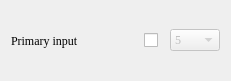
       <widget class="QWidget" name="layoutWidget">
        <property name="geometry">
         <rect>
          <x>60</x>
          <y>70</y>
          <width>231</width>
          <height>81</height>
         </rect>
        </property>
        <property name="font">
         <font>
          <family>Times New Roman</family>
         </font>
        </property>
        <layout class="QHBoxLayout" name="horizontalLayout">
         <item>
          <widget class="QLabel" name="label_3">
           <property name="minimumSize">
            <size>
             <width>0</width>
             <height>0</height>
            </size>
           </property>
           <property name="maximumSize">
            <size>
             <width>1677</width>
             <height>200</height>
            </size>
           </property>
           <property name="palette">
            <palette>
             <active>
              <colorrole role="WindowText">
               <brush brushstyle="SolidPattern">
                <color alpha="255">
                 <red>0</red>
                 <green>0</green>
                 <blue>0</blue>
                </color>
               </brush>
              </colorrole>
              <colorrole role="Button">
               <brush brushstyle="SolidPattern">
                <color alpha="255">
                 <red>255</red>
                 <green>255</green>
                 <blue>255</blue>
                </color>
               </brush>
              </colorrole>
              <colorrole role="Light">
               <brush brushstyle="SolidPattern">
                <color alpha="255">
                 <red>255</red>
                 <green>255</green>
                 <blue>255</blue>
                </color>
               </brush>
              </colorrole>
              <colorrole role="Midlight">
               <brush brushstyle="SolidPattern">
                <color alpha="255">
                 <red>255</red>
                 <green>255</green>
                 <blue>255</blue>
                </color>
               </brush>
              </colorrole>
              <colorrole role="Dark">
               <brush brushstyle="SolidPattern">
                <color alpha="255">
                 <red>127</red>
                 <green>127</green>
                 <blue>127</blue>
                </color>
               </brush>
              </colorrole>
              <colorrole role="Mid">
               <brush brushstyle="SolidPattern">
                <color alpha="255">
                 <red>170</red>
                 <green>170</green>
                 <blue>170</blue>
                </color>
               </brush>
              </colorrole>
              <colorrole role="Text">
               <brush brushstyle="SolidPattern">
                <color alpha="255">
                 <red>0</red>
                 <green>0</green>
                 <blue>0</blue>
                </color>
               </brush>
              </colorrole>
              <colorrole role="BrightText">
               <brush brushstyle="SolidPattern">
                <color alpha="255">
                 <red>255</red>
                 <green>255</green>
                 <blue>255</blue>
                </color>
               </brush>
              </colorrole>
              <colorrole role="ButtonText">
               <brush brushstyle="SolidPattern">
                <color alpha="255">
                 <red>0</red>
                 <green>0</green>
                 <blue>0</blue>
                </color>
               </brush>
              </colorrole>
              <colorrole role="Base">
               <brush brushstyle="SolidPattern">
                <color alpha="255">
                 <red>255</red>
                 <green>255</green>
                 <blue>255</blue>
                </color>
               </brush>
              </colorrole>
              <colorrole role="Window">
               <brush brushstyle="SolidPattern">
                <color alpha="255">
                 <red>255</red>
                 <green>255</green>
                 <blue>255</blue>
                </color>
               </brush>
              </colorrole>
              <colorrole role="Shadow">
               <brush brushstyle="SolidPattern">
                <color alpha="255">
                 <red>0</red>
                 <green>0</green>
                 <blue>0</blue>
                </color>
               </brush>
              </colorrole>
              <colorrole role="AlternateBase">
               <brush brushstyle="SolidPattern">
                <color alpha="255">
                 <red>255</red>
                 <green>255</green>
                 <blue>255</blue>
                </color>
               </brush>
              </colorrole>
              <colorrole role="ToolTipBase">
               <brush brushstyle="SolidPattern">
                <color alpha="255">
                 <red>255</red>
                 <green>255</green>
                 <blue>220</blue>
                </color>
               </brush>
              </colorrole>
              <colorrole role="ToolTipText">
               <brush brushstyle="SolidPattern">
                <color alpha="255">
                 <red>0</red>
                 <green>0</green>
                 <blue>0</blue>
                </color>
               </brush>
              </colorrole>
              <colorrole role="PlaceholderText">
               <brush brushstyle="NoBrush">
                <color alpha="128">
                 <red>0</red>
                 <green>0</green>
                 <blue>0</blue>
                </color>
               </brush>
              </colorrole>
             </active>
             <inactive>
              <colorrole role="WindowText">
               <brush brushstyle="SolidPattern">
                <color alpha="255">
                 <red>0</red>
                 <green>0</green>
                 <blue>0</blue>
                </color>
               </brush>
              </colorrole>
              <colorrole role="Button">
               <brush brushstyle="SolidPattern">
                <color alpha="255">
                 <red>255</red>
                 <green>255</green>
                 <blue>255</blue>
                </color>
               </brush>
              </colorrole>
              <colorrole role="Light">
               <brush brushstyle="SolidPattern">
                <color alpha="255">
                 <red>255</red>
                 <green>255</green>
                 <blue>255</blue>
                </color>
               </brush>
              </colorrole>
              <colorrole role="Midlight">
               <brush brushstyle="SolidPattern">
                <color alpha="255">
                 <red>255</red>
                 <green>255</green>
                 <blue>255</blue>
                </color>
               </brush>
              </colorrole>
              <colorrole role="Dark">
               <brush brushstyle="SolidPattern">
                <color alpha="255">
                 <red>127</red>
                 <green>127</green>
                 <blue>127</blue>
                </color>
               </brush>
              </colorrole>
              <colorrole role="Mid">
               <brush brushstyle="SolidPattern">
                <color alpha="255">
                 <red>170</red>
                 <green>170</green>
                 <blue>170</blue>
                </color>
               </brush>
              </colorrole>
              <colorrole role="Text">
               <brush brushstyle="SolidPattern">
                <color alpha="255">
                 <red>0</red>
                 <green>0</green>
                 <blue>0</blue>
                </color>
               </brush>
              </colorrole>
              <colorrole role="BrightText">
               <brush brushstyle="SolidPattern">
                <color alpha="255">
                 <red>255</red>
                 <green>255</green>
                 <blue>255</blue>
                </color>
               </brush>
              </colorrole>
              <colorrole role="ButtonText">
               <brush brushstyle="SolidPattern">
                <color alpha="255">
                 <red>0</red>
                 <green>0</green>
                 <blue>0</blue>
                </color>
               </brush>
              </colorrole>
              <colorrole role="Base">
               <brush brushstyle="SolidPattern">
                <color alpha="255">
                 <red>255</red>
                 <green>255</green>
                 <blue>255</blue>
                </color>
               </brush>
              </colorrole>
              <colorrole role="Window">
               <brush brushstyle="SolidPattern">
                <color alpha="255">
                 <red>255</red>
                 <green>255</green>
                 <blue>255</blue>
                </color>
               </brush>
              </colorrole>
              <colorrole role="Shadow">
               <brush brushstyle="SolidPattern">
                <color alpha="255">
                 <red>0</red>
                 <green>0</green>
                 <blue>0</blue>
                </color>
               </brush>
              </colorrole>
              <colorrole role="AlternateBase">
               <brush brushstyle="SolidPattern">
                <color alpha="255">
                 <red>255</red>
                 <green>255</green>
                 <blue>255</blue>
                </color>
               </brush>
              </colorrole>
              <colorrole role="ToolTipBase">
               <brush brushstyle="SolidPattern">
                <color alpha="255">
                 <red>255</red>
                 <green>255</green>
                 <blue>220</blue>
                </color>
               </brush>
              </colorrole>
              <colorrole role="ToolTipText">
               <brush brushstyle="SolidPattern">
                <color alpha="255">
                 <red>0</red>
                 <green>0</green>
                 <blue>0</blue>
                </color>
               </brush>
              </colorrole>
              <colorrole role="PlaceholderText">
               <brush brushstyle="NoBrush">
                <color alpha="128">
                 <red>0</red>
                 <green>0</green>
                 <blue>0</blue>
                </color>
               </brush>
              </colorrole>
             </inactive>
             <disabled>
              <colorrole role="WindowText">
               <brush brushstyle="SolidPattern">
                <color alpha="255">
                 <red>127</red>
                 <green>127</green>
                 <blue>127</blue>
                </color>
               </brush>
              </colorrole>
              <colorrole role="Button">
               <brush brushstyle="SolidPattern">
                <color alpha="255">
                 <red>255</red>
                 <green>255</green>
                 <blue>255</blue>
                </color>
               </brush>
              </colorrole>
              <colorrole role="Light">
               <brush brushstyle="SolidPattern">
                <color alpha="255">
                 <red>255</red>
                 <green>255</green>
                 <blue>255</blue>
                </color>
               </brush>
              </colorrole>
              <colorrole role="Midlight">
               <brush brushstyle="SolidPattern">
                <color alpha="255">
                 <red>255</red>
                 <green>255</green>
                 <blue>255</blue>
                </color>
               </brush>
              </colorrole>
              <colorrole role="Dark">
               <brush brushstyle="SolidPattern">
                <color alpha="255">
                 <red>127</red>
                 <green>127</green>
                 <blue>127</blue>
                </color>
               </brush>
              </colorrole>
              <colorrole role="Mid">
               <brush brushstyle="SolidPattern">
                <color alpha="255">
                 <red>170</red>
                 <green>170</green>
                 <blue>170</blue>
                </color>
               </brush>
              </colorrole>
              <colorrole role="Text">
               <brush brushstyle="SolidPattern">
                <color alpha="255">
                 <red>127</red>
                 <green>127</green>
                 <blue>127</blue>
                </color>
               </brush>
              </colorrole>
              <colorrole role="BrightText">
               <brush brushstyle="SolidPattern">
                <color alpha="255">
                 <red>255</red>
                 <green>255</green>
                 <blue>255</blue>
                </color>
               </brush>
              </colorrole>
              <colorrole role="ButtonText">
               <brush brushstyle="SolidPattern">
                <color alpha="255">
                 <red>127</red>
                 <green>127</green>
                 <blue>127</blue>
                </color>
               </brush>
              </colorrole>
              <colorrole role="Base">
               <brush brushstyle="SolidPattern">
                <color alpha="255">
                 <red>255</red>
                 <green>255</green>
                 <blue>255</blue>
                </color>
               </brush>
              </colorrole>
              <colorrole role="Window">
               <brush brushstyle="SolidPattern">
                <color alpha="255">
                 <red>255</red>
                 <green>255</green>
                 <blue>255</blue>
                </color>
               </brush>
              </colorrole>
              <colorrole role="Shadow">
               <brush brushstyle="SolidPattern">
                <color alpha="255">
                 <red>0</red>
                 <green>0</green>
                 <blue>0</blue>
                </color>
               </brush>
              </colorrole>
              <colorrole role="AlternateBase">
               <brush brushstyle="SolidPattern">
                <color alpha="255">
                 <red>255</red>
                 <green>255</green>
                 <blue>255</blue>
                </color>
               </brush>
              </colorrole>
              <colorrole role="ToolTipBase">
               <brush brushstyle="SolidPattern">
                <color alpha="255">
                 <red>255</red>
                 <green>255</green>
                 <blue>220</blue>
                </color>
               </brush>
              </colorrole>
              <colorrole role="ToolTipText">
               <brush brushstyle="SolidPattern">
                <color alpha="255">
                 <red>0</red>
                 <green>0</green>
                 <blue>0</blue>
                </color>
               </brush>
              </colorrole>
              <colorrole role="PlaceholderText">
               <brush brushstyle="NoBrush">
                <color alpha="128">
                 <red>0</red>
                 <green>0</green>
                 <blue>0</blue>
                </color>
               </brush>
              </colorrole>
             </disabled>
            </palette>
           </property>
           <property name="font">
            <font>
             <family>Times New Roman</family>
            </font>
           </property>
           <property name="text">
            <string>Primary input</string>
           </property>
          </widget>
         </item>
         <item>
          <widget class="QCheckBox" name="cbPrim">
           <property name="maximumSize">
            <size>
             <width>20</width>
             <height>20</height>
            </size>
           </property>
           <property name="font">
            <font>
             <family>Times New Roman</family>
            </font>
           </property>
           <property name="text">
            <string/>
           </property>
          </widget>
         </item>
         <item>
          <widget class="QComboBox" name="comboBoxPrim">
           <property name="enabled">
            <bool>false</bool>
           </property>
           <property name="maximumSize">
            <size>
             <width>50</width>
             <height>16777215</height>
            </size>
           </property>
           <property name="font">
            <font>
             <family>Times New Roman</family>
            </font>
           </property>
           <item>
            <property name="text">
             <string>5</string>
            </property>
           </item>
           <item>
            <property name="text">
             <string>9</string>
            </property>
           </item>
           <item>
            <property name="text">
             <string>21</string>
            </property>
           </item>
           <item>
            <property name="text">
             <string>25</string>
            </property>
           </item>
          </widget>
         </item>
        </layout>
       </widget>
